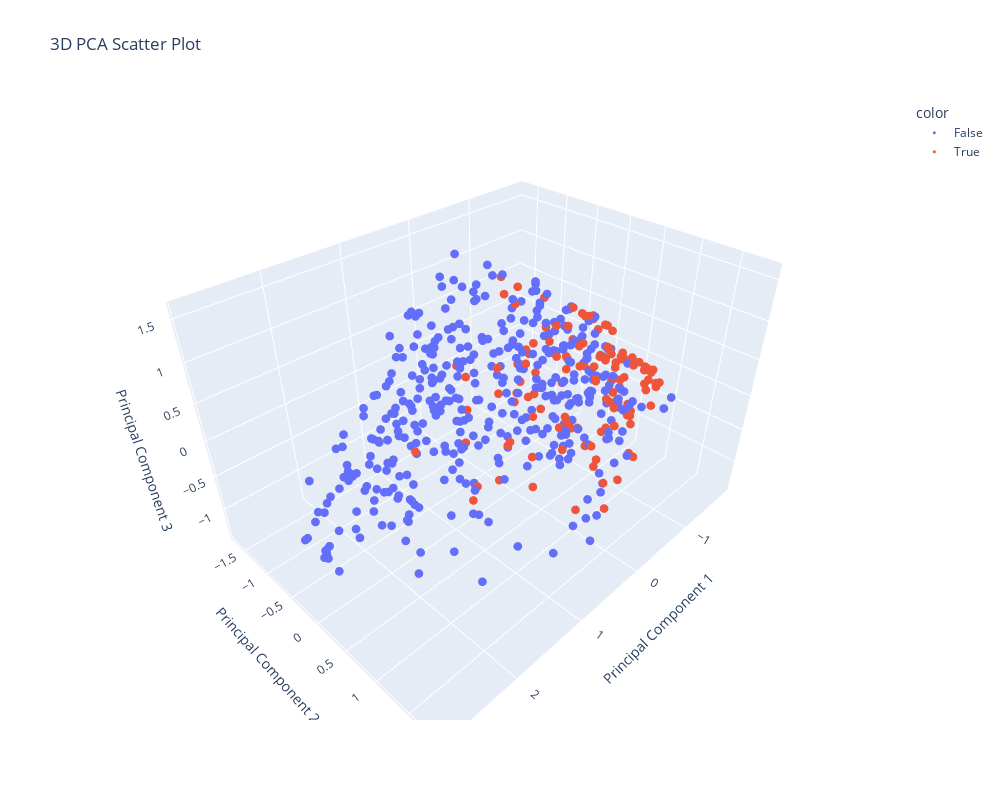

The notebook cell saved with this chart:
### Code cell
fig = px.scatter_3d(
    x=X_pca[:, 0],
    y=X_pca[:, 1],
    z=X_pca[:, 2],
    color=df[target],
    labels={"x": "Principal Component 1", "y": "Principal Component 2", "z": "Principal Component 3"},
    title="3D PCA Scatter Plot",
)

fig.update_traces(marker={"size": 3})
fig.update_layout(width=1000, height=800)
fig.show()

### Figure 1 — Plotly figure (JSON) as saved in the notebook; plotly's stock layout.template omitted (floating-point values rounded to 4 significant figures; data arrays with more than 128 entries replaced by an {"elided": "..."} marker saying what was removed)
{"data": [{"hovertemplate": "color=False<br>Principal Component 1=%{x}<br>Principal Component 2=%{y}<br>Principal Component 3=%{z}<extra></extra>", "legendgroup": "False", "marker": {"color": "#636efa", "size": 3, "symbol": "circle"}, "mode": "markers", "name": "False", "scene": "scene", "showlegend": true, "type": "scatter3d", "x": {"elided": "409 float values"}, "y": {"elided": "409 float values"}, "z": {"elided": "409 float values"}}, {"hovertemplate": "color=True<br>Principal Component 1=%{x}<br>Principal Component 2=%{y}<br>Principal Component 3=%{z}<extra></extra>", "legendgroup": "True", "marker": {"color": "#EF553B", "size": 3, "symbol": "circle"}, "mode": "markers", "name": "True", "scene": "scene", "showlegend": true, "type": "scatter3d", "x": {"elided": "136 float values"}, "y": {"elided": "136 float values"}, "z": {"elided": "136 float values"}}], "layout": {"height": 800, "legend": {"title": {"text": "color"}, "tracegroupgap": 0}, "scene": {"domain": {"x": [0, 1], "y": [0, 1]}, "xaxis": {"title": {"text": "Principal Component 1"}}, "yaxis": {"title": {"text": "Principal Component 2"}}, "zaxis": {"title": {"text": "Principal Component 3"}}}, "title": {"text": "3D PCA Scatter Plot"}, "width": 1000}}
